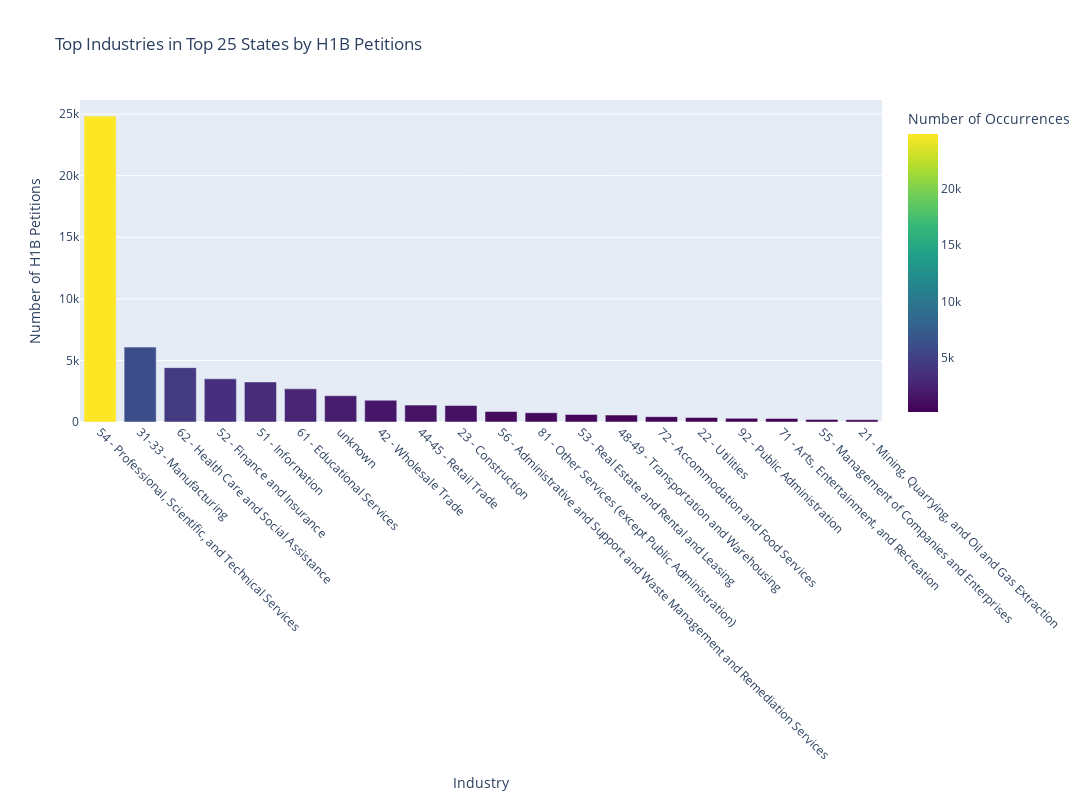

The code cell stored with this chart in its notebook:
### Markdown cell above
<h5><b> Filtering by industry for the top 25 states</b><h5>
<p> We need to figure the industries in the top 25 states with the most sponsorship</p>

### Code cell
# Get top 25 states by petition count
state_counts = employer['Petitioner State'].value_counts().reset_index() 
state_counts.columns = ['State', 'Number of Occurrences']
top_25_states = state_counts.head(25)['State'].tolist()

# Filter data for only top 25 states
top_states_data = employer[employer['Petitioner State'].isin(top_25_states)]

# Get industry distribution in top 25 states
industry_counts = top_states_data['Industry (NAICS) Code'].value_counts().reset_index()
industry_counts.columns = ['Industry', 'Number of Occurrences']

# Create bar chart for industries
fig = px.bar(
    industry_counts.head(20),  # Show top 20 industries
    x='Industry',
    y='Number of Occurrences',
    title='Top Industries in Top 25 States by H1B Petitions',
    color='Number of Occurrences',
    color_continuous_scale='viridis'
)

fig.update_layout(
    width=1400,
    height=800,
    xaxis_title='Industry',
    yaxis_title='Number of H1B Petitions',
    xaxis={'categoryorder': 'total descending'}
)
fig.update_xaxes(tickangle=45)

fig.show()

print("Top 25 States:")
print(top_25_states)
print(f"\nTotal petitions in top 25 states: {len(top_states_data)}")
print(f"Total petitions overall: {len(employer)}")
print(f"Percentage covered by top 25 states: {len(top_states_data)/len(employer)*100:.1f}%")

# Create a pivot table to see industry distribution across top states
state_industry_pivot = top_states_data.groupby(['Petitioner State', 'Industry (NAICS) Code']).size().reset_index(name='Count')
state_industry_summary = state_industry_pivot.pivot_table(
    index='Petitioner State', 
    columns='Industry (NAICS) Code', 
    values='Count', 
    fill_value=0
)

print("\nTop 5 industries by state (sample):")
print(state_industry_summary.iloc[:5, :5])

### Figure 1 — Plotly figure (JSON) as saved in the notebook; plotly's stock layout.template omitted (floating-point values rounded to 4 significant figures)
{"data": [{"hovertemplate": "Industry=%{x}<br>Number of Occurrences=%{marker.color}<extra></extra>", "legendgroup": "", "marker": {"color": [24838, 6080, 4415, 3504, 3253, 2694, 2135, 1765, 1371, 1337, 859, 753, 616, 565, 436, 366, 298, 284, 209, 187], "coloraxis": "coloraxis", "pattern": {"shape": ""}}, "name": "", "orientation": "v", "showlegend": false, "textposition": "auto", "type": "bar", "x": ["54 - Professional, Scientific, and Technical Services", "31-33 - Manufacturing", "62 - Health Care and Social Assistance", "52 - Finance and Insurance", "51 - Information", "61 - Educational Services", "unknown", "42 - Wholesale Trade", "44-45 - Retail Trade", "23 - Construction", "56 - Administrative and Support and Waste Management and Remediation Services", "81 - Other Services (except Public Administration)", "53 - Real Estate and Rental and Leasing", "48-49 - Transportation and Warehousing", "72 - Accommodation and Food Services", "22 - Utilities", "92 - Public Administration", "71 - Arts, Entertainment, and Recreation", "55 - Management of Companies and Enterprises", "21 - Mining, Quarrying, and Oil and Gas Extraction"], "xaxis": "x", "y": [24838, 6080, 4415, 3504, 3253, 2694, 2135, 1765, 1371, 1337, 859, 753, 616, 565, 436, 366, 298, 284, 209, 187], "yaxis": "y"}], "layout": {"barmode": "relative", "coloraxis": {"colorbar": {"title": {"text": "Number of Occurrences"}}, "colorscale": [[0, "#440154"], [0.1111, "#482878"], [0.2222, "#3e4989"], [0.3333, "#31688e"], [0.4444, "#26828e"], [0.5556, "#1f9e89"], [0.6667, "#35b779"], [0.7778, "#6ece58"], [0.8889, "#b5de2b"], [1, "#fde725"]]}, "height": 800, "legend": {"tracegroupgap": 0}, "title": {"text": "Top Industries in Top 25 States by H1B Petitions"}, "width": 1400, "xaxis": {"anchor": "y", "categoryorder": "total descending", "domain": [0, 1], "tickangle": 45, "title": {"text": "Industry"}}, "yaxis": {"anchor": "x", "domain": [0, 1], "title": {"text": "Number of H1B Petitions"}}}}
